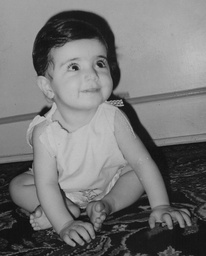
#> input picture images/child.jpg, 206 x 256 px, shrunk from 828 x 1028 before the run, found by its file name
$ jupyter execute Unsharp_Masking.ipynb   (shell and % lines are left out)
#> lines starting #> are read from the running program, lines starting #| are printed output that depends on the picture
[cell 1]
import cv2
from PIL import Image
from google.colab.patches import cv2_imshow

import numpy as np
import pandas as pd
import cv2

[cell 2]
gussian_3x3 = np.array([[1,2,1],
                        [2,4,2],
                        [1,2,1]
                        ])/16


def gussian_filter(image,kernel):

    n = kernel.shape[0]
    G = np.zeros((image.shape[0],image.shape[1]))

    for i in range(image.shape[0]):
      if image.shape[0] - i < n:
        break
      for j in range(image.shape[1]):
        if image.shape[1] - j < n:
          break
        G[i][j] = (kernel * image[i:i+n,j:j+n]).sum()

    return G


# 4
child = cv2.imread("child.jpg")
#> child is the input picture: shape (256, 206, 3); min 9, max 196, mean 117.3
child = cv2.cvtColor(child,cv2.COLOR_BGR2GRAY)
#> child: shape (256, 206)

def mean_filter(image,n):

#> called with n = 3
  mean_filter = np.ones((n,n))/(n*n)
  G = np.zeros((image.shape[0],image.shape[1]))

  for i in range(image.shape[0]):
    if image.shape[0] - i < n:
      break
    for j in range(image.shape[1]):
      if image.shape[1] - j < n:
        break
      G[i][j] = (mean_filter * image[i:i+n,j:j+n]).sum()


  return G

child_unsharp = mean_filter(child,3)
unsharp_mask = child - child_unsharp
result1 = child + unsharp_mask
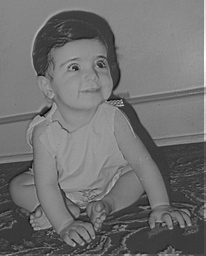
#> result1: shape (256, 206) float64; min -85.33, max 378, mean 119.1; drawn with min black and max white
cv2_imshow(result1)


child_unsharp_gussian = gussian_filter(child,gussian_3x3)
unsharp_mask_gussian = child - child_unsharp_gussian
result2 = child + unsharp_mask_gussian
cv2_imshow(result2)


child_unsharp = mean_filter(child,5)
unsharp_mask = child - child_unsharp
result3 = child + unsharp_mask
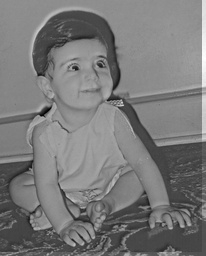
#> result3: shape (256, 206) float64; min -113.9, max 378, mean 120.9; drawn with min black and max white
cv2_imshow(result3)


child_unsharp = mean_filter(child,7)
unsharp_mask = child - child_unsharp
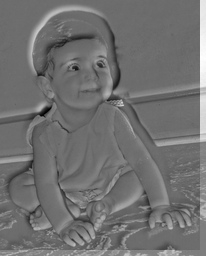
#> unsharp_mask: shape (256, 206) float64; min -142.1, max 190, mean 5.3; drawn with min black and max white
result5 = child + unsharp_mask
cv2_imshow(result5)


child_unsharp = mean_filter(child,9)
#> call 4 of mean_filter, with n = 9
#> after the loop in mean_filter (call 4), `for i in range(image.shape[0]):`:
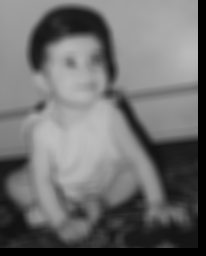
#> G: shape (256, 206) float64; min 0, max 190.8, mean 110.3
unsharp_mask = child - child_unsharp
result9 = child + unsharp_mask
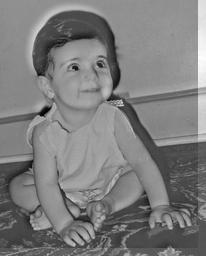
#> result9: shape (256, 206) float64; min -124.4, max 380, mean 124.4; drawn with min black and max white
cv2_imshow(result9)

def median_filter(image):


  G = np.zeros((image.shape[0],image.shape[1]))
  temp = np.zeros((3,3))
  for i in range(image.shape[0]):
    if image.shape[0] - i < 3:
      break
    for j in range(image.shape[1]):
      if image.shape[1] - j < 3:
        break
      temp = image[i:i+3,j:j+3]
      G[i][j] = np.median(temp)


  return G

# static gussian filter

kernel = np.array([[-1,-2, -1],[-2, 12, -2],[-1,-2,-1]])/16
derivative = gussian_filter(child,kernel)

res = derivative+child
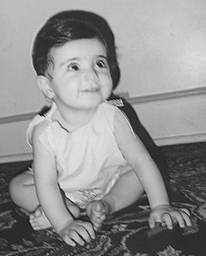
#> res: shape (256, 206) float64; min -23.62, max 223.4, mean 117.3; drawn with min black and max white
cv2_imshow(res)

# dynamic gaussian filter

kernel1 = np.array([[0,0, 0],[-2, 2, 0],[0,0,0]])
derivative1 = gussian_filter(child,kernel1)/16
print(derivative1.sum())
#| 81.5

kernel2 = np.array([[-1,0, 0],[0, 1, 0],[0,0,0]])
derivative2 = gussian_filter(child,kernel2)
#> after the loop in gussian_filter (call 4), `for i in range(image.shape[0]):`:
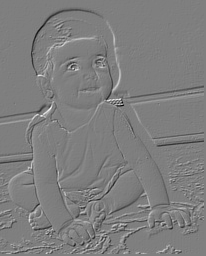
#> G: shape (256, 206) float64; min -138, max 139, mean -0.4; drawn with min black and max white
print(derivative2.sum())
#| -22603.0


# [20 lines of commented-out code are left out]

kernel7 = np.array([[0,0, 0],[0, 2, 0],[0,-2,0]])
derivative7 = gussian_filter(child,kernel7)
#> after the loop in gussian_filter (call 5), `for i in range(image.shape[0]):`:
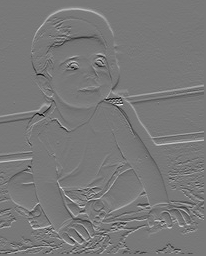
#> G: shape (256, 206) float64; min -226, max 252, mean 0.9; drawn with min black and max white
print(derivative7.sum())
#| 45830.0

kernel8 = np.array([[0,0, 0],[0, 1, 0],[-1,0,0]])
derivative8 = gussian_filter(child,kernel8)
#> after the loop in gussian_filter (call 6), `for i in range(image.shape[0]):`:
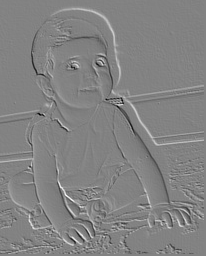
#> G: shape (256, 206) float64; min -149, max 142, mean 0.4; drawn with min black and max white
print(derivative8.sum())
#| 23534.0

cv2_imshow(derivative1+derivative2+derivative7+derivative8+child)
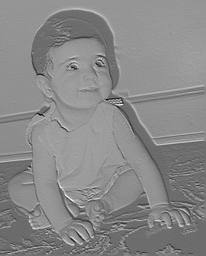
#> shown: shape (256, 206) float64; min -345.2, max 517.4, mean 118.2; drawn with min black and max white

$ run again, with images/face1.jpg copied over images/child.jpg
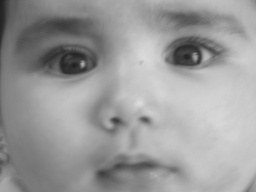
#> input picture images/face1.jpg, 256 x 192 px, shrunk from 2272 x 1704 before the run, found by its file name
#> child is the input picture: shape (192, 256, 3); min 31, max 221, mean 154
#> child: shape (192, 256)
#| 2279.75
#| 16755.0
#| 2526.0
#> after the loop in gussian_filter (call 6), `for i in range(image.shape[0]):`:
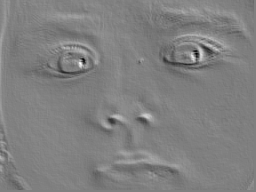
#> G: shape (192, 256) float64; min -53, max 53, mean 0.4; drawn with min black and max white
#| 19375.0
#> `cv2_imshow(derivative1+derivative2+derivative7+derivative8+child)`:
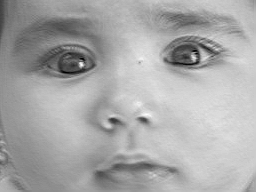
#> shown: shape (192, 256) float64; min -40.38, max 254.8, mean 154.8; drawn with min black and max white
